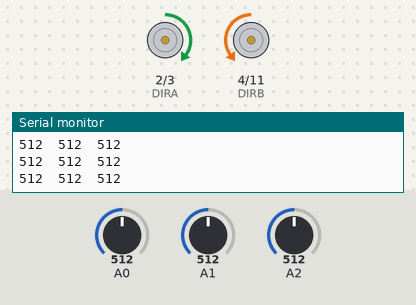
Recording of a sketch running on a simulated Arduino Uno, built with avr-gcc and run on an emulated ATmega328P. Parts: direction and speed pins drawn as motors (green arrow = direction pin HIGH = forward, orange = LOW = backward, longer = more drive), the last lines printed to the serial monitor. The inputs (shaded band) are chosen by the test bench; at power-on: A0 = 512, A1 = 512, A2 = 512.

Above: at 1.2 s.
1.3 s: A0 set to 753
2.8 s: A0 set to 788
At 3.1 s:
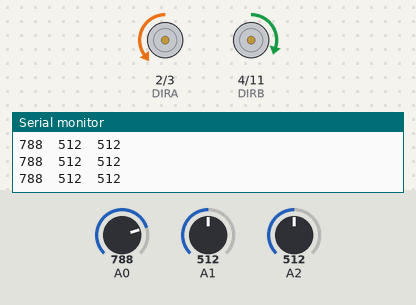
4.3 s: A1 set to 11
5.8 s: A1 set to 8
8.8 s: A0 set to 760
At 9.8 s:
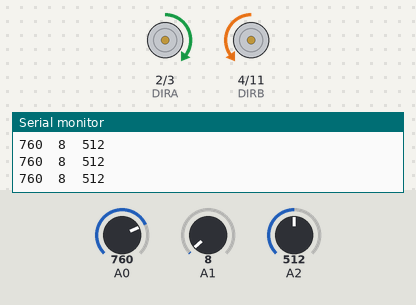
10.3 s: A2 set to 780
At 10.9 s:
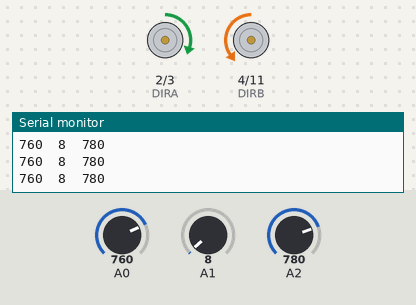
Timing chart, 0 to 12.8 s (numbered marks = the images above; inputs shaded):
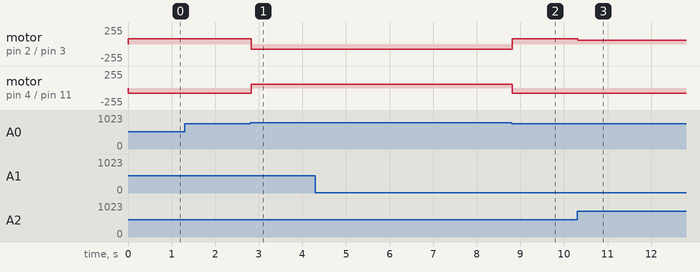

The sketch:

Arduino_code_with_Spinny_Wheel.ino
```cpp
 // Clockwise and counter-clockwise definitions.
// Depending on how you wired your motors, you may need to swap.
#define FORWARD  0
#define REVERSE 1

// Motor definitions to make life easier:
#define Motor_A 0
#define Motor_B 1

// Pin Assignments //
//Default pins:
#define DIRA 2 // Direction control for motor A
#define PWMA 3  // PWM control (speed) for motor A
#define DIRB 4 // Direction control for motor B
#define PWMB 11 // PWM control (speed) for motor B

////Alternate pins:
//#define DIRA 8 // Direction control for motor A
//#define PWMA 9 // PWM control (speed) for motor A
//#define DIRB 7 // Direction control for motor B
//#define PWMB 10 // PWM control (speed) for motor B


 void setupArdumoto()
{
  // All pins should be setup as outputs:
  pinMode(PWMA, OUTPUT);
  pinMode(PWMB, OUTPUT);
  pinMode(DIRA, OUTPUT);
  pinMode(DIRB, OUTPUT);

  // Initialize all pins as low:
  digitalWrite(PWMA, LOW);
  digitalWrite(PWMB, LOW);
  digitalWrite(DIRA, LOW);
  digitalWrite(DIRB, LOW);


}

void driveArdumoto(byte motor, byte dir, byte spd)
{
  if (motor == Motor_A)
  {
    digitalWrite(DIRA, dir);
    analogWrite(PWMA, spd);
  }
  else if (motor == Motor_B)
  {
    digitalWrite(DIRB, dir);
    analogWrite(PWMB, spd);
  }
}


void setup() {
  // put your setup code here, to run once:
Serial.begin(9600);
setupArdumoto();

}


void loop() {

  int lPinRdg = analogRead(0);
  int cPinRdg = analogRead(1);
  int rPinRdg = analogRead(2);

  Serial.print(lPinRdg);
  Serial.print("\t"); //Separating the values of all the sensors with a tab ("\t")
  Serial.print(cPinRdg);
  Serial.print("\t");
  Serial.println(rPinRdg);
  //delay(3000);


  int motorSpeed = 80;
  int backSpeed = 60;
  int threshhold = 770;

  //TURN RIGHT, RIGHT SENSOR DARK

  if (rPinRdg > threshhold && cPinRdg < threshhold && lPinRdg < threshhold)
  {
    driveArdumoto(Motor_A, 1, backSpeed);
    driveArdumoto(Motor_B, 0, motorSpeed);
  }

  //GO STRAIGHT WHEN RIGHT AND MIDDLE SENSOR ARE DARK

  else if (rPinRdg > threshhold && cPinRdg > threshhold && lPinRdg < threshhold)
  {
    driveArdumoto(Motor_A, 1, backSpeed);
    driveArdumoto(Motor_B, 0, motorSpeed);
  }

  //TURN LEFT, LEFT SENSOR DARK

   else if (rPinRdg < threshhold && cPinRdg < threshhold && lPinRdg > threshhold)
  {
    driveArdumoto(Motor_A, 0, motorSpeed);
    driveArdumoto(Motor_B, 1, backSpeed);
  }

  //GO STRAIGHT WHEN LEFT AND MIDDLE SENSOR ARE DARK

  else if (rPinRdg < threshhold && cPinRdg > threshhold && lPinRdg > threshhold)
  {
    driveArdumoto(Motor_A, 0, motorSpeed);
    driveArdumoto(Motor_B, 1, backSpeed);
  }

  //GO STRAIGHT, CENTER SENSOR DARK

   else if (rPinRdg < threshhold && cPinRdg > threshhold && lPinRdg < threshhold)
  {
    driveArdumoto(Motor_A, 0, motorSpeed);
    driveArdumoto(Motor_B, 0, motorSpeed);
  }

  //FIND THE BLACK TAPE, NO SENSOR DARK
   else if (rPinRdg < threshhold && cPinRdg < threshhold && lPinRdg < threshhold)
  {
    driveArdumoto(Motor_A, 1, 80);
    driveArdumoto(Motor_B, 0, motorSpeed);
  }

  //GO STRAIGHT, ALL SENSORS DARK
   else if (rPinRdg > threshhold && cPinRdg > threshhold && lPinRdg > threshhold)
  {
    driveArdumoto(Motor_A, 0, motorSpeed);
    driveArdumoto(Motor_B, 0, motorSpeed);
  }

}
```

Measured:
- the behaviour switches between 770 and 771 on A0 (found by bisection; images 0 and 1)
- after the input at 2.8 s, motor on pin 2 (DIRA) / pin 3 (PWMA): forward 80/255 → backward 80/255 at once; motor on pin 4 (DIRB) / pin 11 (PWMB): backward 80/255 → forward 60/255 at once
- after the input at 8.8 s, motor on pin 2 (DIRA) / pin 3 (PWMA): backward 80/255 → forward 80/255 at once; motor on pin 4 (DIRB) / pin 11 (PWMB): forward 60/255 → backward 80/255 at once
- after the input at 10.3 s, motor on pin 2 (DIRA) / pin 3 (PWMA): forward 80/255 → forward 60/255 at once
